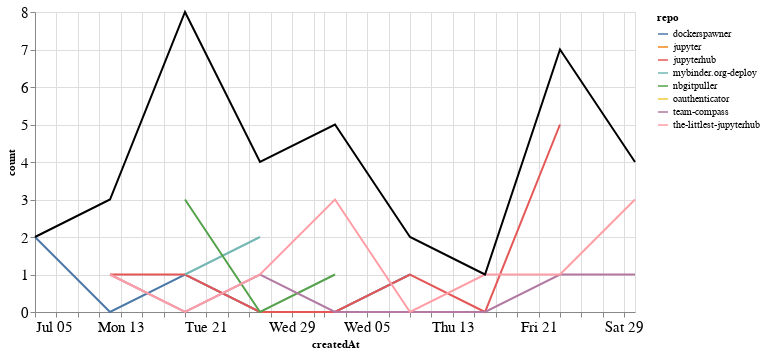

Source (notebook cell):
### Markdown cell above
## Comments

### Code cell
comments_time = comments.groupby('repo').resample('W', on='createdAt').count()['author'].reset_index()
comments_time = comments_time.rename(columns={'author': 'count'})
comments_time_total = comments_time.groupby('createdAt').agg({"count": "sum"}).reset_index()
ch1 = alt.Chart(comments_time, width=600).mark_line().encode(
    x='createdAt',
    y='count',
    color='repo',
    tooltip="repo"
)

ch2 = alt.Chart(comments_time_total, width=600).mark_line(color="black").encode(
    x='createdAt',
    y='count',
)

ch1 + ch2

### Figure 1 — Vega-Lite specification as saved in the notebook (floating-point values rounded to 4 significant figures)
{"config": {"axisLeft": {"labelFontSize": 15}, "axisBottom": {"labelFontSize": 15}}, "layer": [{"data": {"name": "data-183471fa1ab9482f8482af42a288b301"}, "mark": "line", "encoding": {"color": {"type": "nominal", "field": "repo"}, "tooltip": {"type": "nominal", "field": "repo"}, "x": {"type": "temporal", "field": "createdAt"}, "y": {"type": "quantitative", "field": "count"}}, "width": 600}, {"data": {"name": "data-d15c6fa9b1d90fc8ca523c1c4cabafee"}, "mark": {"type": "line", "color": "black"}, "encoding": {"x": {"type": "temporal", "field": "createdAt"}, "y": {"type": "quantitative", "field": "count"}}, "width": 600}], "$schema": "https://vega.github.io/schema/vega-lite/v4.8.1.json", "datasets": {"data-183471fa1ab9482f8482af42a288b301": [{"repo": "dockerspawner", "createdAt": "2020-07-05T00:00:00", "count": 2}, {"repo": "dockerspawner", "createdAt": "2020-07-12T00:00:00", "count": 0}, {"repo": "dockerspawner", "createdAt": "2020-07-19T00:00:00", "count": 1}, {"repo": "dockerspawner", "createdAt": "2020-07-26T00:00:00", "count": 0}, {"repo": "dockerspawner", "createdAt": "2020-08-02T00:00:00", "count": 0}, {"repo": "dockerspawner", "createdAt": "2020-08-09T00:00:00", "count": 1}, {"repo": "jupyter", "createdAt": "2020-07-19T00:00:00", "count": 2}, {"repo": "jupyterhub", "createdAt": "2020-07-12T00:00:00", "count": 1}, {"repo": "jupyterhub", "createdAt": "2020-07-19T00:00:00", "count": 1}, {"repo": "jupyterhub", "createdAt": "2020-07-26T00:00:00", "count": 0}, {"repo": "jupyterhub", "createdAt": "2020-08-02T00:00:00", "count": 0}, {"repo": "jupyterhub", "createdAt": "2020-08-09T00:00:00", "count": 1}, {"repo": "jupyterhub", "createdAt": "2020-08-16T00:00:00", "count": 0}, {"repo": "jupyterhub", "createdAt": "2020-08-23T00:00:00", "count": 5}, {"repo": "mybinder.org-deploy", "createdAt": "2020-07-19T00:00:00", "count": 1}, {"repo": "mybinder.org-deploy", "createdAt": "2020-07-26T00:00:00", "count": 2}, {"repo": "nbgitpuller", "createdAt": "2020-07-19T00:00:00", "count": 3}, {"repo": "nbgitpuller", "createdAt": "2020-07-26T00:00:00", "count": 0}, {"repo": "nbgitpuller", "createdAt": "2020-08-02T00:00:00", "count": 1}, {"repo": "oauthenticator", "createdAt": "2020-08-02T00:00:00", "count": 1}, {"repo": "team-compass", "createdAt": "2020-07-12T00:00:00", "count": 1}, {"repo": "team-compass", "createdAt": "2020-07-19T00:00:00", "count": 0}, {"repo": "team-compass", "createdAt": "2020-07-26T00:00:00", "count": 1}, {"repo": "team-compass", "createdAt": "2020-08-02T00:00:00", "count": 0}, {"repo": "team-compass", "createdAt": "2020-08-09T00:00:00", "count": 0}, {"repo": "team-compass", "createdAt": "2020-08-16T00:00:00", "count": 0}, {"repo": "team-compass", "createdAt": "2020-08-23T00:00:00", "count": 1}, {"repo": "team-compass", "createdAt": "2020-08-30T00:00:00", "count": 1}, {"repo": "the-littlest-jupyterhub", "createdAt": "2020-07-12T00:00:00", "count": 1}, {"repo": "the-littlest-jupyterhub", "createdAt": "2020-07-19T00:00:00", "count": 0}, {"repo": "the-littlest-jupyterhub", "createdAt": "2020-07-26T00:00:00", "count": 1}, {"repo": "the-littlest-jupyterhub", "createdAt": "2020-08-02T00:00:00", "count": 3}, {"repo": "the-littlest-jupyterhub", "createdAt": "2020-08-09T00:00:00", "count": 0}, {"repo": "the-littlest-jupyterhub", "createdAt": "2020-08-16T00:00:00", "count": 1}, {"repo": "the-littlest-jupyterhub", "createdAt": "2020-08-23T00:00:00", "count": 1}, {"repo": "the-littlest-jupyterhub", "createdAt": "2020-08-30T00:00:00", "count": 3}], "data-d15c6fa9b1d90fc8ca523c1c4cabafee": [{"createdAt": "2020-07-05T00:00:00", "count": 2}, {"createdAt": "2020-07-12T00:00:00", "count": 3}, {"createdAt": "2020-07-19T00:00:00", "count": 8}, {"createdAt": "2020-07-26T00:00:00", "count": 4}, {"createdAt": "2020-08-02T00:00:00", "count": 5}, {"createdAt": "2020-08-09T00:00:00", "count": 2}, {"createdAt": "2020-08-16T00:00:00", "count": 1}, {"createdAt": "2020-08-23T00:00:00", "count": 7}, {"createdAt": "2020-08-30T00:00:00", "count": 4}]}}
